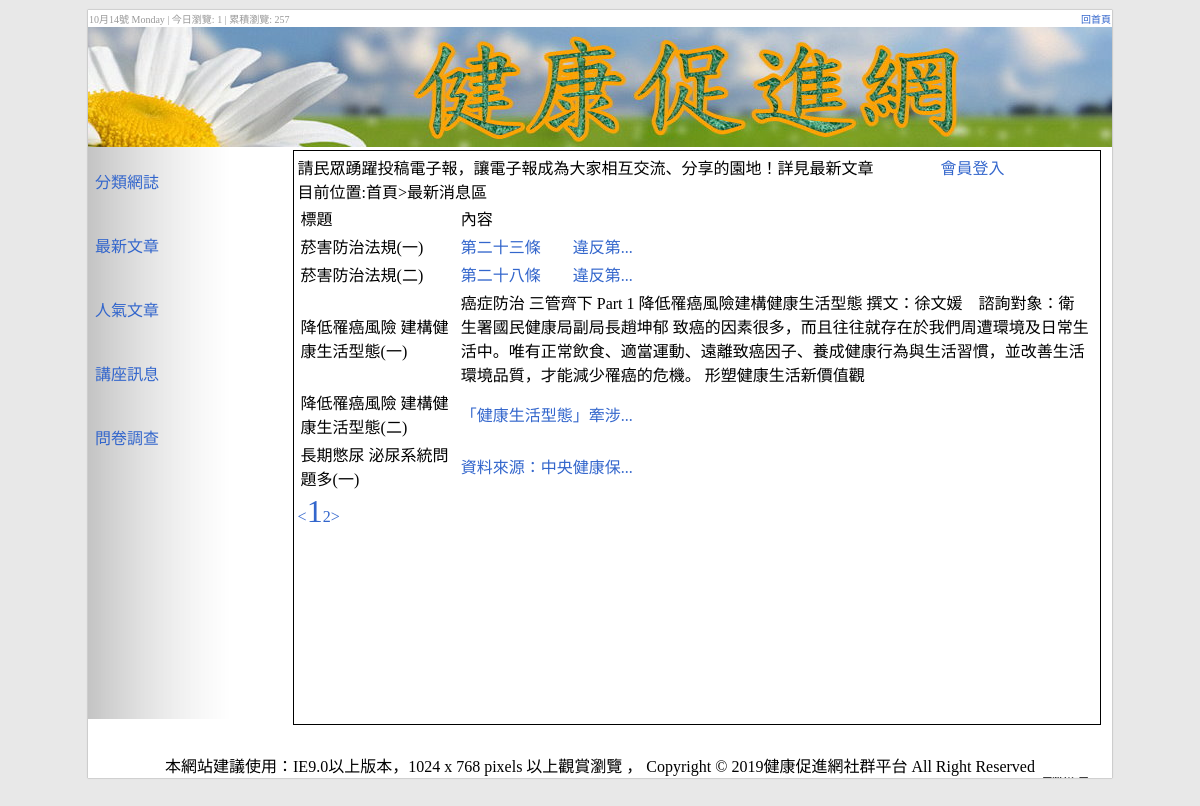
The page /?do=news&page=1&id=5 on the database its author committed.
### tables this page shows
CREATE TABLE `q2t7_blog` (
  `id` int(10) UNSIGNED NOT NULL,
  `cls` int(11) NOT NULL,
  `title` text NOT NULL,
  `text` text NOT NULL,
  `num` int(11) NOT NULL,
  `dpy` int(11) NOT NULL
);

### news.php (the view, shortened to what this page needs)
目前位置:首頁>最新消息區
<table>
  <tr>
    <td width=20% valign=top>標題</td>
    <td valign=top>內容</td>
    <td></td>
  </tr>
<?php
$nw = (empty($_GET['page'])) ? 1 : $_GET['page'];
$begin = ($nw - 1) * 5;
$re = select("q2t7_blog", "dpy=1 limit " . $begin . ",5");
foreach ($re as $ro) {
  $gdbtn = "";
?>
  <tr>
    <td><?= $ro['title'] ?></td>
    <td><?= ($_GET['id'] == $ro['id']) ? $ro['text'] : '<a href="?do=news&page='.$nw.'&id='.$ro['id'].'">'.mb_substr($ro['text'],0,10).'...</a>'?></td>
    <td><?= $gdbtn ?></td>
  </tr>
<?php
}
?>
</table>
<?php
$re = page("q2t7_blog", "dpy=1", 5, $nw);
foreach ($re as $key => $value) {
  if ($nw == $key) echo '<a style="font-size:2em" href="?do=news&page=' . $value . '">' . $key . '</a>';
  else echo '<a href="?do=news&page=' . $value . '">' . $key . '</a>';
}
?>

### home_files/css.css (style rules this page uses)
body { background:#E8E8E8; padding:0px; margin:0px; font-family:"微軟正黑體"; }
a { text-decoration:none; color:#36C; cursor:pointer; }

### rows shown on the page
q2t7_blog: title "菸害防治法規(一)", text "第二十三條 違反第"
q2t7_blog: title "菸害防治法規(二)", text "第二十八條 違反第"
q2t7_blog: title "降低罹癌風險 建構健康生活型態(一)", text "癌症防治 三管齊下 Part 1 降低罹癌風險建構健康生活型態 撰文：徐文媛 諮詢對象：衛生署國民健康局副局長趙坤郁 致癌的因素很多，而且往往就存在於我們周遭環境及日常生活中。唯有正常飲食、適當運動、遠離致癌因子、養成健康行為與生活習慣，並改善生活環境品質，才能減少罹癌的危機。 形塑健康生活新價值觀"
q2t7_blog: title "降低罹癌風險 建構健康生活型態(二)", text "「健康生活型態」牽涉"
q2t7_blog: title "長期憋尿 泌尿系統問題多(一)", text "資料來源：中央健康保"

### other values the page prints
$t3visit "1"
$t3all "257"
$key "<"
$key "1"
$key "2"
$key ">"
